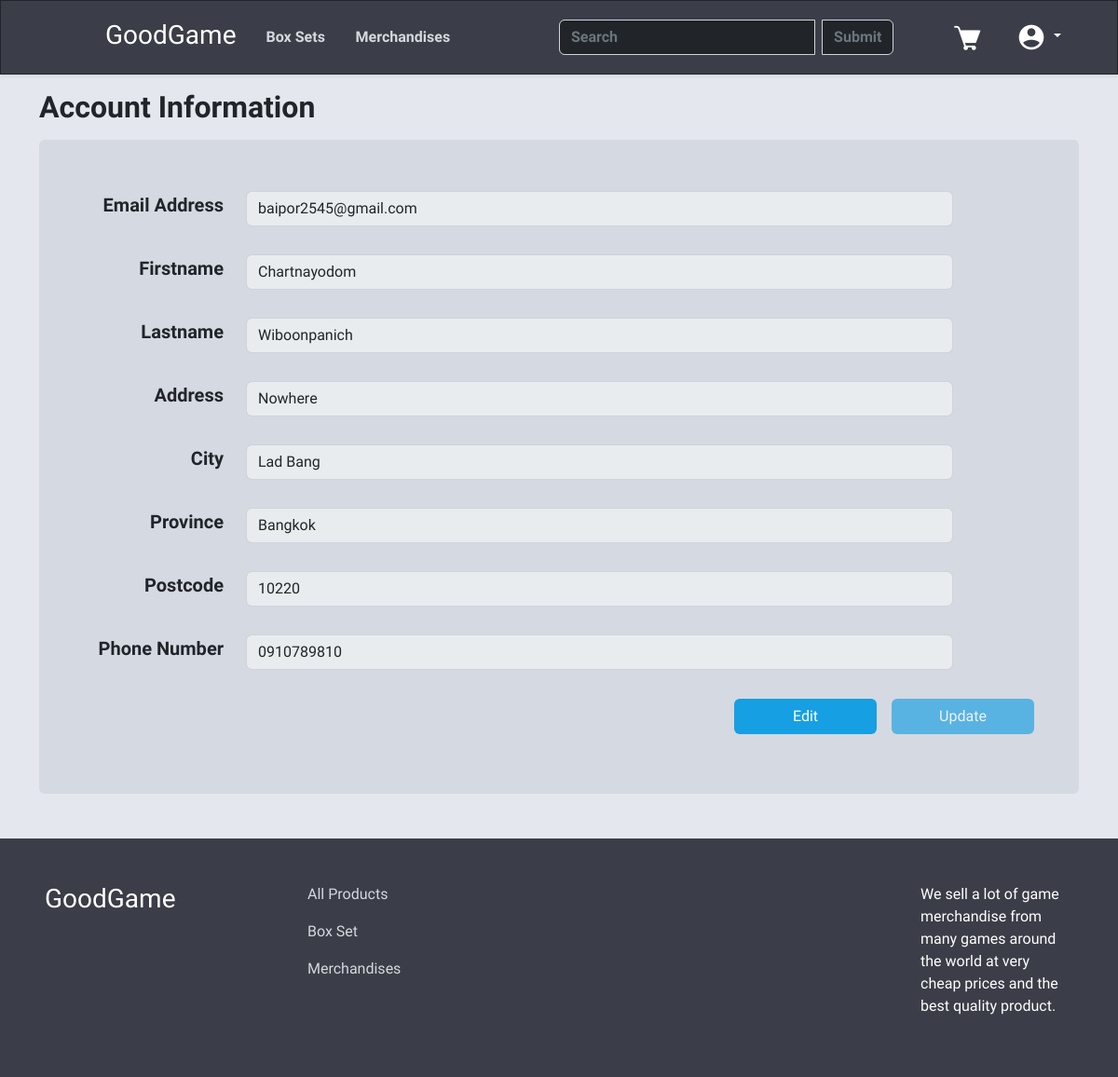
Before: /user.php (signed in) with the older database file.
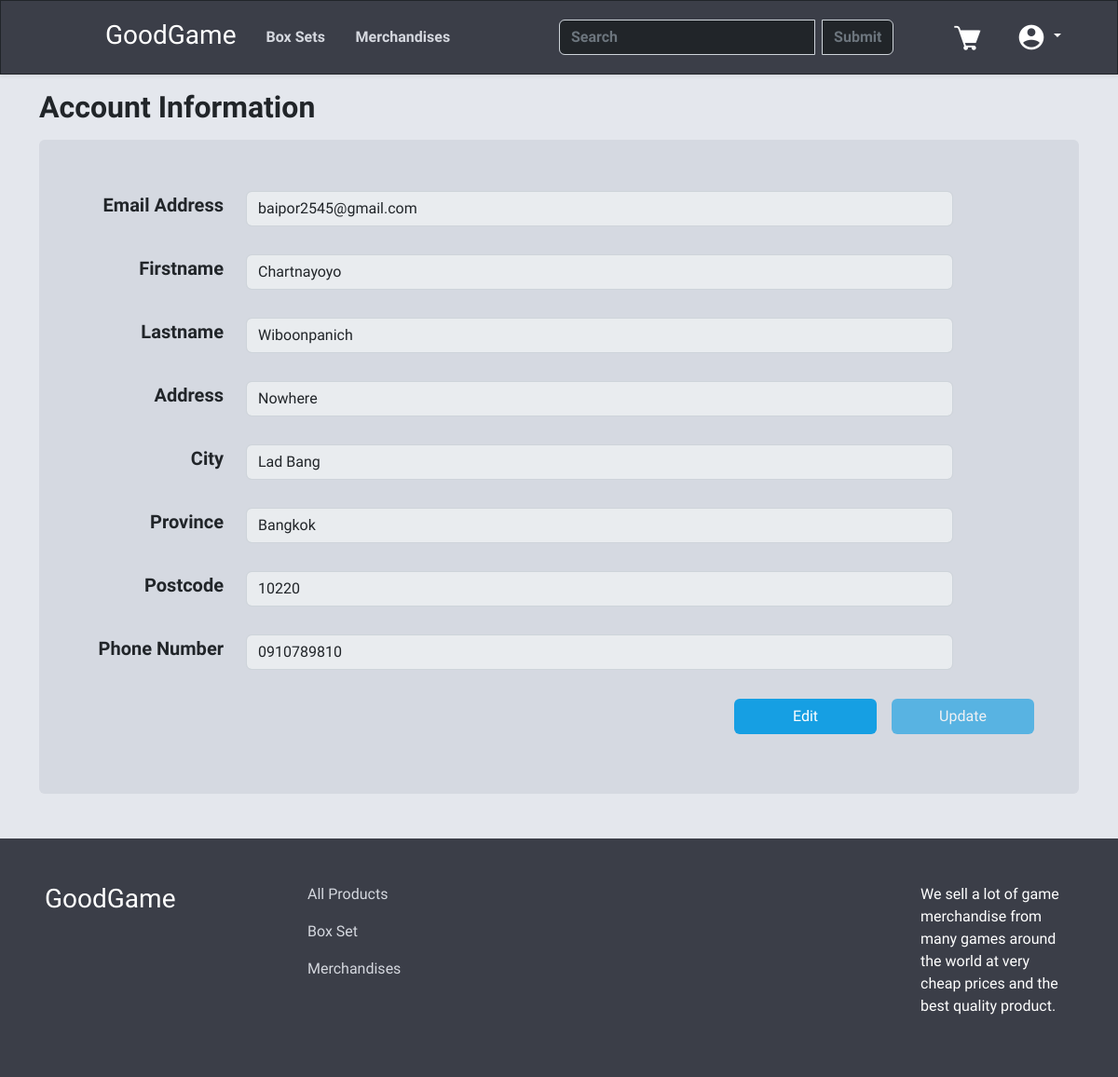
After: the same page with the newer database file.
### tables this page shows
CREATE TABLE "Customer" (
	"CustomerID"	INTEGER NOT NULL,
	"FirstName"	TEXT,
	"LastName"	TEXT,
	"Address"	TEXT,
	"City"	TEXT,
	"Province"	TEXT,
	"Postcode"	TEXT,
	"phonenumber"	TEXT,
	"Username"	TEXT,
	"Password"	TEXT,
	"Email"	TEXT,
	PRIMARY KEY("CustomerID" AUTOINCREMENT)
);

### user.php (the view, shortened to what this page needs)
<?php
include "navbar.php";
$sql = "SELECT * FROM Customer WHERE CustomerID =" . $_SESSION["ID"] . "";
$result = $db->query($sql);
?>
<html lang="en">
<head>
    <link rel="stylesheet" href="stylesuser.css">
    <link rel="stylesheet" href="stylesnavfoot.css">
</head>
<body>
    <?php
    while ($info = $result->fetchArray(SQLITE3_ASSOC)) {
        echo '<div class="container-fluid main-container">
        <div class="container">
            <h2 class="mt-3 mb-3 fw-bold">Account Information</h2>
            <div class="container account-div p-5 mb-5 rounded">
            <form action="' . htmlspecialchars($_SERVER["PHP_SELF"]) . '" method="post">
                <div class="row align-items-center mb-3">
                    <div class="col-2">
                        <h5 class="fw-bold text-end"><label for="infoemail" class="col-form-label">Email Address</label></h5>
                    </div>
                    <div class="col-9">
                        <input type="email" id="infoemail" class="form-control" value="' . $info["Email"] . '" disabled>
                    </div>
                </div>
                <div class="row align-items-center mb-3">
                    <div class="col-2">
                        <h5 class="fw-bold text-end"><label for="infofname" class="col-form-label">Firstname</label></h5>
                    </div>
                    <div class="col-9">
                        <input type="text" id="infofname" name="fname" class="form-control" value="' . $info["FirstName"] . '" disabled>
                    </div>
                </div>
                <div class="row align-items-center mb-3">
                    <div class="col-2">
                        <h5 class="fw-bold text-end"><label for="infolname" class="col-form-label">Lastname</label></h5>
                    </div>
                    <div class="col-9">
                        <input type="text" id="infolname" name="lname" class="form-control" value="' . $info["LastName"] . '" disabled>
                    </div>
                </div>
                <div class="row align-items-center mb-3">
                    <div class="col-2">
                        <h5 class="fw-bold text-end"><label for="infoaddress" class="col-form-label">Address</label></h5>
                    </div>
                    <div class="col-9">
                        <input type="text" id="infoaddress" name="address" class="form-control" value="' . $info["Address"] . '" disabled>
                    </div>
                </div>
                <div class="row align-items-center mb-3">
                    <div class="col-2">
                        <h5 class="fw-bold text-end"><label for="infocity" class="col-form-label">City</label></h5>
                    </div>
                    <div class="col-9">
                        <input type="text" id="infocity" name="city" class="form-control" value="' . $info["City"] . '" disabled>
                    </div>
                </div>
                <div class="row align-items-center mb-3">
                    <div class="col-2">
                        <h5 class="fw-bold text-end"><label for="infoprovince" class="col-form-label">Province</label></h5>
                    </div>
                    <div class="col-9">
                        <input type="text" id="infoprovince" name="province" class="form-control" value="' . $info["Province"] . '" disabled>
                    </div>
                </div>
                <div class="row align-items-center mb-3">
                    <div class="col-2">
                        <h5 class="fw-bold text-end"><label for="infopostcode" class="col-form-label">Postcode</label></h5>
                    </div>
                    <div class="col-9">
                        <input type="text" id="infopostcode" name="postcode" class="form-control" value="' . $info["Postcode"] . '" disabled>
                    </div>
                </div>
                <div class="row align-items-center mb-4">
                    <div class="col-2">
                        <h5 class="fw-bold text-end"><label for="infophone" class="col-form-label">Phone Number</label></h5>
                    </div>
                    <div class="col-9">
                        <input type="text" id="infophone" name="phone" class="form-control" value="' . $info["phonenumber"] . '" disabled>
                    </div>
                </div>
    <div class="d-flex justify-content-end">
        <button onclick="edit_info()" id="edit" class="btn btn-primary change-button me-3">Edit</button>
            <button type="submit" class="btn btn-primary change-button" id="submit" disabled>Update</button>
        </form>
        </div>
        </div>
        </div>
        </div>';
    } ?>
    <footer class="main-navbar">
        <div class="container-fluid p-5">
            <div class="row">
                <div class="col-3">
                    <h3><a class="nav-link text-white" href="index.php">GoodGame</a></h3>
                </div>
                <div class="col-7">
                    <a class="nav-link web-text-color pb-3" href="filter.php">All Products</a>
                    <a class="nav-link web-text-color pb-3" href="filter.php?filter_type=Box Set">Box Set</a>
                    <a class="nav-link web-text-color pb-3" href="filter.php?filter_type=Merchandise">Merchandises</a>
                </div>
                <div class="col-2">
                    <p class="text-white">We sell a lot of game merchandise from many games around the world at very cheap prices and the best quality product.</p>
                </div>
            </div>
        </div>
    </footer>
</body>
</html>

### navbar.php (shortened to what this page needs)
<html lang="en">
<head>
    <link href="stylesnavfoot.css" rel="stylesheet">
    <link href="https://cdn.jsdelivr.net/npm/bootstrap@5.2.2/dist/css/bootstrap.min.css" rel="stylesheet">
</head>
<body>
    <nav class="navbar sticky-top main-navbar shadow-sm border border-dark">
        <ul class="nav me-auto ms-5">
            <li class="nav-item ms-5 mt-1">
                <h3><a class="nav-link text-white" href="index.php">GoodGame</a></h3>
            </li>
            <li class="nav-item me-5">
                <a class='nav-link web-text-color fw-bold text-in-nav' href='filter.php?filter_type=Box Set'>Box Sets</a>
            </li>
            <li class="nav-item ms-5">
                <a class="nav-link web-text-color fw-bold text-in-nav" href="filter.php?filter_type=Merchandise">Merchandises</a>
            </li>
        </ul>
        <form class="d-flex text-in-nav search-nav" role="search" method="post" action="filter.php">
            <?php
            echo "<div class='input-group'>";
            echo "<input class='form-control me-2 text-white bg-dark fw-bold' type='text' placeholder='Search' aria-label='Search' name='searchName' value='" . $_SESSION['searchName'] . "'>";
            echo "<input type='submit' name='submitName' class='btn btn-outline-secondary search-button-nav fw-bold' value='Submit'>";
            echo "</div>";
            ?>
        </form>
        <?php
        if (!isset($_SESSION["email"])) {
            echo '<ul class="nav me-5">
                        <li class="nav-item">
                            <a class="nav-link web-text-color fw-bold" href="signup.php">Sign Up</a>
                        </li>
                        <li class="nav-item">
                            <a class="nav-link web-text-color fw-bold" href="login.php">Log In</a>
                        </li>
                    </ul>';
        } else {
            $sent = htmlspecialchars($_SERVER["PHP_SELF"]);
            echo '<a href="#"><img src="image/webelement/cart.png" alt="" class="me-4"></a>';
            echo '<div class="dropdown me-5">
            <a class="btn btn-secondary dropdown-toggle user-dropdown" href="#" role="button" id="dropdownMenuLink" data-bs-toggle="dropdown" aria-expanded="false">
                <img src="image/webelement/user.png" alt="">
            </a>
            <ul class="dropdown-menu dropdown-menu-end user-dropdown-list shadow-sm">
                <li><a class="dropdown-item text-white user-dropdown-list-item mt-2" href="user.php">Account</a></li>
                <li><a class="dropdown-item text-white user-dropdown-list-item" href="purchases.php">Purchases</a></li>
                <li><a class="dropdown-item text-white user-dropdown-list-item" href="wishlist.php">Wish List</a></li>
                <li>
                    <form action="' . $sent . '" method="post">
                        <input type="hidden" name="logout">
                        <a class="dropdown-item text-white user-dropdown-list-item" onclick="this.parentNode.submit();">Log Out</a>
                    </form>
                </li>
            </ul>
        </div>';
        }
        ?>
    </nav>
</body>
</html>

### stylesnavfoot.css (style rules this page uses)
.web-text-color { color: rgba(213, 216, 223) !important; }
.main-navbar { background-color: rgba(59, 62, 72); }
.text-in-nav { margin: 0; position: absolute; top: 50%; transform: translateY(-50%); }
.search-nav { margin-left: 50%; width: 30%; }
.user-dropdown { background-color: transparent !important; border: none !important; }
.search-button-nav { background-color: rgb(33, 37, 41) !important; border-color: rgb(206, 212, 218) !important; }

### stylesuser.css (style rules this page uses)
body { font-family: 'Chakra Petch', sans-serif !important; }
.main-container { background-color: rgb(228, 231, 237); display: flex; min-height: 70%; }
.account-div { background-color: rgb(213, 217, 225) !important; }
.change-button { width: 15%; background-color: rgb(22, 159, 227) !important; border-color: transparent !important; }

Changed rows visible on the page:
changed customer "baipor2545@gmail.com": fname "Chartnayodom" → "Chartnayoyo"
